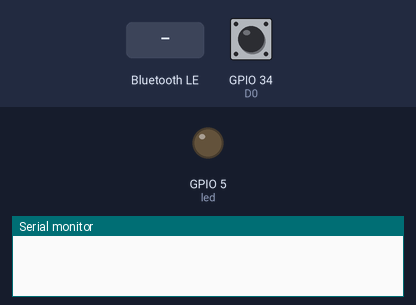
A sketch run on a simulated ESP32. On the bench: output pins drawn as LEDs (lit = HIGH), the last lines printed to the serial monitor. Inputs (shaded band) come from the test bench; at power-on: GPIO 34 (D0) HIGH. Nothing arrives over Bluetooth unless stated; a phone connects over Bluetooth LE 3 s after start.

Above: at 2.7 s.
2.8 s: Bluetooth LE write "1" received
At 3.8 s:
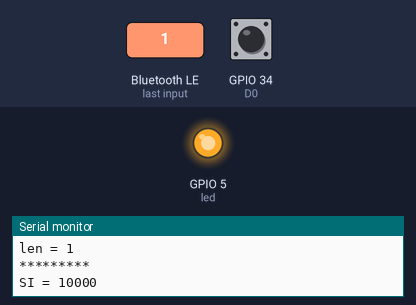
Timing chart, 0 to 5.8 s (numbered marks = the images above; inputs shaded):
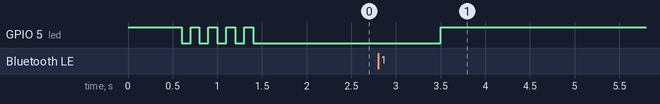

The sketch:

BLELatency_spam.ino
```cpp
/*
   ESP32 BLE MIDI Trigger Test

   Constantly send note at fixed intervals
   v = 127 if high, 0 if low

   AUTO_CHANGE will cause the send rate
   to cycle through list defined in send_intervals[]
   for each test_interval_ms, otherwise it will be whatever
   send_interval is set to initially upon start

   Board: V1 from https://github.com/lewisxhe/TTGO-LoRa-Series (note pinouts and special pin assignments)
   https://github.com/LilyGO/TTGO-LORA32/tree/LilyGO-868-V1.0

   Jan 2021
   johnty.wang@mail.mcgill.ca

*/

#include <BLEDevice.h>
#include <BLEServer.h>
#include <BLEUtils.h>
#include <BLE2902.h>

#define D0 34 //TTGO
//#define D0 4 //D32 PRO
bool armed = true;

static const uint8_t led = 5;

BLECharacteristic *pCharacteristic;
bool deviceConnected = false;

uint16_t time_ble_ts_0; //for BLE timestamping
long time_1; //for send rate control
long looptimer_0;

#define AUTO_CHANGE false


//                 in Hz:     10     20     25     50     75     80    100,  200   400  inf
int send_intervals[10] = {100000, 50000, 40000, 20000, 13333, 12500, 10000, 5000, 2500, 0};
int send_interval = 10000; //default 10hz
int numIntervals = 10;

int test_interval_ms = 30000;
int currMode = -1;

#define MIDI_SERVICE_UUID        "03b80e5a-ede8-4b33-a751-6ce34ec4c700"
#define MIDI_CHARACTERISTIC_UUID "7772e5db-3868-4112-a1a9-f2669d106bf3"

uint8_t midiPacket[] = {
  0x80,  // header
  0x80,  // timestamp, to be filled
  0x00,  // status
  0x3c,  // 0x3c == 60 == middle c
  0x00   // velocity
};

class MyServerCallbacks: public BLEServerCallbacks {
    void onConnect(BLEServer* pServer) {
      deviceConnected = true;
      digitalWrite(led, HIGH);
      send_interval = 10000;
      Serial.print("SI = ");
      Serial.println(send_interval);
      currMode = 0;
      looptimer_0 = millis();
    };

    void onDisconnect(BLEServer* pServer) {
      deviceConnected = false;
      digitalWrite(led, LOW);
    };

    void onCongestion(BLEServer* pServer) {
      Serial.println("CONGESTION!!!");
    }
};

class MyCallbacks: public BLECharacteristicCallbacks {
    void onWrite(BLECharacteristic *pCharacteristic) {
      std::string rxValue = pCharacteristic->getValue();

      if (rxValue.length() > 0) {
        Serial.println("*********");
        Serial.print("Received Value: ");
        for (int i = 0; i < rxValue.length(); i++)
        { Serial.print(rxValue[i], HEX);
          Serial.print(" ");
        }
        Serial.println();

        Serial.print("len = ");
        Serial.println(rxValue.length());
        Serial.println("*********");
      }
    }
};

void setup() {
  pinMode(led, OUTPUT);
  digitalWrite(led, HIGH);
  delay(500);
  digitalWrite(led, LOW);
  Serial.begin(115200);

  pinMode(D0, INPUT);

  midiPacket[3] = 0x3c; // middle C
  midiPacket[2] = 0x90; // note down, channel 0

  BLEDevice::init("esp32");

  //BLEDevice::setMTU(25);
  // Create the BLE Server
  BLEServer *pServer = BLEDevice::createServer();
  pServer->setCallbacks(new MyServerCallbacks());
  //BLEDevice::setEncryptionLevel((esp_ble_sec_act_t)ESP_LE_AUTH_REQ_SC_BOND);

  // Create the BLE Service
  BLEService *pService = pServer->createService(MIDI_SERVICE_UUID);

  // Create a BLE Characteristic
  pCharacteristic = pService->createCharacteristic(
                      BLEUUID(MIDI_CHARACTERISTIC_UUID),
                      BLECharacteristic::PROPERTY_READ   |
                      BLECharacteristic::PROPERTY_WRITE  |
                      BLECharacteristic::PROPERTY_NOTIFY |
                      BLECharacteristic::PROPERTY_WRITE_NR
                    );
  pCharacteristic->setAccessPermissions(ESP_GATT_PERM_READ_ENCRYPTED | ESP_GATT_PERM_WRITE_ENCRYPTED);

  // https://www.bluetooth.com/specifications/gatt/viewer?attributeXmlFile=org.bluetooth.descriptor.gatt.client_characteristic_configuration.xml
  // Create a BLE Descriptor
  pCharacteristic->addDescriptor(new BLE2902());

  //connect rx callback
  pCharacteristic->setCallbacks(new MyCallbacks());

  // Start the service
  pService->start();

  //set conn intervals
  pServer->getAdvertising()->setMinPreferred(0x06); //6x1.25 = 7.5 ms
  pServer->getAdvertising()->setMaxPreferred(0x0C); //12x1.25 = 15 ms (Apple BLE MIDI spec)


  //  BLESecurity *pSecurity = new BLESecurity();
  //  pSecurity->setAuthenticationMode(ESP_LE_AUTH_REQ_SC_BOND);
  //  pSecurity->setCapability(ESP_IO_CAP_NONE);
  //  pSecurity->setInitEncryptionKey(ESP_BLE_ENC_KEY_MASK | ESP_BLE_ID_KEY_MASK);

  pServer->getAdvertising()->addServiceUUID(MIDI_SERVICE_UUID);

  // Start advertising
  pServer->getAdvertising()->start();

  for (int i = 0; i < 5; i++) {
    digitalWrite(led, HIGH);
    delay(100);
    digitalWrite(led, LOW);
    delay(100);
  }

  time_ble_ts_0 = millis();
  looptimer_0 = time_1 = time_ble_ts_0;
}

void loop() {
  if (Serial.available())
  {
    char ch = Serial.read();
    int idx = '9' - ch; //'0'-'9' is ASCII 48-57
    if (idx < numIntervals && idx >= 0) { //ignore carriage return
      send_interval = send_intervals[idx];
    }
    //Serial.print("SI = ");
    //Serial.println(send_interval);
  }

  if (deviceConnected)
  {
    if (AUTO_CHANGE)
    {
      updateInterval();
    }
    int time_elapsed = millis() - time_ble_ts_0;
    if (time_elapsed > 8191)
      time_ble_ts_0 = millis();
    //timetamp high = 10HH HHHH
    byte th = B10000000;
    th = time_elapsed >> 7;
    midiPacket[0] = B10000000 | th;
    //timestamp low = 1LLL LLLL
    byte tl = B01111111 & time_elapsed;
    midiPacket[1] = B10000000 | tl;

    long tn = micros();
    int diff = tn - time_1;
    if (diff >= send_interval)
    {
      armed = true;
    }
    if (armed)
    {
      if (digitalRead(D0) == LOW)
      {
        midiPacket[4] = 0;  // velocity 0
      }

      if (digitalRead(D0) == HIGH)
      {
        midiPacket[4] = 127;  // velocity
      }
      pCharacteristic->setValue(midiPacket, 5); // packet, length in bytes
      pCharacteristic->notify();
      armed = false;
      time_1 = micros();
    }
  }
}

void updateInterval()
{
  if (millis() - looptimer_0 > test_interval_ms)
  {
    send_interval = send_intervals[currMode];
    Serial.print("SI = ");
    Serial.println(send_interval);
    currMode++;
    if (currMode >= numIntervals)
    {
      currMode = 0;
    }
    //reset loop timer for next round
    looptimer_0 = millis();
  }
}
```
